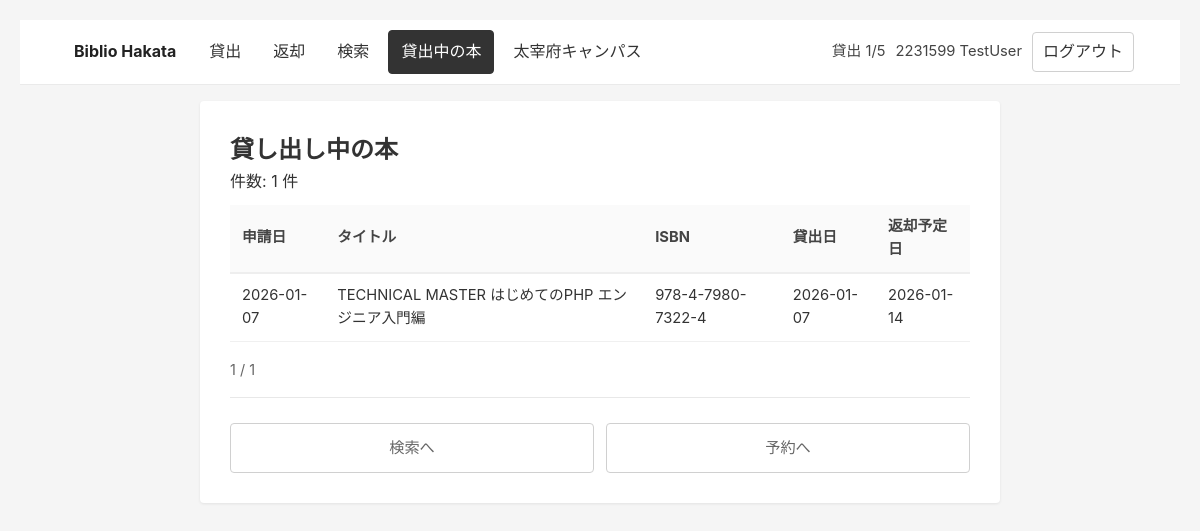
/H_resevation_list.php (signed in), run on the app's committed database.
### tables this page shows
CREATE TABLE `h_reservation` (
  `id` int(11) NOT NULL,
  `user_id` int(11) DEFAULT NULL COMMENT '_kiis_studentから取得',
  `book_id` int(11) DEFAULT NULL COMMENT 'bookから取得',
  `date` date DEFAULT NULL COMMENT '登録日',
  `reservation_date` date DEFAULT NULL COMMENT '予約開始日',
  `return_date` date DEFAULT NULL COMMENT '返却日',
  `reservariton_status` int(1) DEFAULT NULL
);

CREATE TABLE `h_book` (
  `id` int(11) NOT NULL,
  `title` varchar(50) DEFAULT NULL,
  `isbn` varchar(20) DEFAULT NULL,
  `author` varchar(50) DEFAULT NULL COMMENT '著者',
  `publisher` varchar(50) DEFAULT NULL COMMENT '出版社',
  `publication_date` date DEFAULT NULL COMMENT '発刊日',
  `copies` int(1) DEFAULT NULL COMMENT '本数',
  `status` int(1) DEFAULT 0 COMMENT '通常＝0\r\n禁帯＝1'
);

### H_resevation_list.php (the view, shortened to what this page needs)
<?php
require_once 'DBC.php';
$user = getLoggedInUser();
$userId = (int)$user['userId'];
$results = [];
$totalCount = 0;
$page = 1;
$pageSize = 20;
try {
	$page = isset($_GET['page']) && ctype_digit((string)$_GET['page']) ? max(1, intval($_GET['page'])) : 1;
	$countSql = "SELECT COUNT(*) FROM h_reservation WHERE user_id = :user_id AND reservariton_status = 0";
	$countStmt = $dbh->prepare($countSql);
	$countStmt->bindValue(':user_id', $userId, PDO::PARAM_INT);
	$countStmt->execute();
	$totalCount = intval($countStmt->fetchColumn());
	$offset = ($page - 1) * $pageSize;
	$listSql = "SELECT
		r.id,
		r.book_id,
		r.reservation_date,
		r.return_date,
		r.reservariton_status,
		r.`date`,
		b.title,
		b.isbn
	FROM h_reservation r
	LEFT JOIN H_book b ON b.id = r.book_id
	WHERE r.user_id = :user_id
	  AND r.reservariton_status = 0
	ORDER BY r.`date` DESC, r.id DESC
	LIMIT :limit OFFSET :offset";
	$stmt = $dbh->prepare($listSql);
	$stmt->bindValue(':user_id', $userId, PDO::PARAM_INT);
	$stmt->bindValue(':limit', $pageSize, PDO::PARAM_INT);
	$stmt->bindValue(':offset', $offset, PDO::PARAM_INT);
	$stmt->execute();
	$results = $stmt->fetchAll(PDO::FETCH_ASSOC);
} catch (Exception $exception) {
	$errorMessage = sprintf('エラー: %s', htmlspecialchars($exception->getMessage()));
}
?>
<!DOCTYPE html>
<html lang="ja">
<head>
	<link rel="stylesheet" href="assets/CSS/style.css">
</head>
<body>
	<?php include 'header_hakata.php'; ?>
	<div class="container">
		<div class="list-container">
			<h2>貸し出し中の本</h2>
			<p>件数: <?php echo number_format($totalCount); ?> 件</p>
			<?php if ($totalCount > 0): ?>
				<table class="table">
					<thead>
						<tr>
							<th>申請日</th>
							<th>タイトル</th>
							<th>ISBN</th>
							<th>貸出日</th>
							<th>返却予定日</th>
						</tr>
					</thead>
					<tbody>
						<?php foreach ($results as $row): ?>
							<tr>
								<td><?php echo htmlspecialchars($row['date']); ?></td>
								<td><?php echo htmlspecialchars($row['title']); ?></td>
								<td><?php echo htmlspecialchars($row['isbn']); ?></td>
								<td><?php echo htmlspecialchars($row['reservation_date']); ?></td>
								<td><?php echo htmlspecialchars($row['return_date']); ?></td>
							</tr>
						<?php endforeach; ?>
					</tbody>
				</table>
				<?php
					$totalPages = (int)ceil($totalCount / $pageSize);
					echo '<div class="pagination">';
					echo '<span class="page-info">' . $page . ' / ' . $totalPages . '</span>';
					echo '</div>';
				?>
			<?php else: ?>
				<p>貸出はありません。</p>
			<?php endif; ?>
			<div class="form-actions" style="margin-top:16px;">
				<a href="search.php" class="reset-button" style="text-decoration:none;display:inline-block;text-align:center;">検索へ</a>
				<a href="reservation.php" class="reset-button" style="text-decoration:none;display:inline-block;text-align:center;">予約へ</a>
			</div>
		</div>
	</div>
</body>
</html>

### assets/CSS/style.css (style rules this page uses)
* { margin: 0; padding: 0; box-sizing: border-box; }
body { font-family: -apple-system, BlinkMacSystemFont, 'Segoe UI', 'Hiragino Sans', 'Hiragino Kaku Gothic ProN', 'Yu Gothic', YuGothic, Meiryo, sans-serif; background-color: #f5f5f5; min-height: 100vh; padding: 20px; line-height: 1.6; color: #333; }
.container { max-width: 800px; margin: 0 auto; background-color: #ffffff; border-radius: 4px; box-shadow: 0 1px 3px rgba(0, 0, 0, 0.08); overflow: hidden; }
.form-actions { display: flex; gap: 12px; margin-top: 35px; padding-top: 25px; border-top: 1px solid #e8e8e8; }
.submit-button, .reset-button { flex: 1; padding: 12px 28px; border: none; border-radius: 4px; font-size: 0.95rem; font-weight: 500; cursor: pointer; transition: all 0.2s ease; font-family: inherit; }
.reset-button { background-color: #ffffff; color: #666; border: 1px solid #d0d0d0; }
.list-container { padding: 30px; overflow-x: auto; }
.table { width: 100%; min-width: 600px; border-collapse: collapse; margin-top: 10px; font-size: 0.92rem; }
.table thead th { text-align: left; background: #fafafa; border-bottom: 2px solid #eee; padding: 10px 12px; color: #444; }
.table tbody td { border-bottom: 1px solid #f0f0f0; padding: 10px 12px; }
.pagination { display: flex; align-items: center; gap: 10px; margin-top: 16px; }
.page-info { color: #666; font-size: 0.9rem; }

### data on the page
h_reservation: date "2026-01-07", h_book.title "TECHNICAL MASTER はじめてのPHP エンジニア入門編", h_book.isbn "978-4-7980-7322-4", reservation_date "2026-01-07", return_date "2026-01-14"

### other printed values
$quotaText "貸出 1/5"
$user['stdNo'] "2231599"
$user['stdName'] "TestUser"
$totalCount "1"
$page "1"
$totalPages "1"
